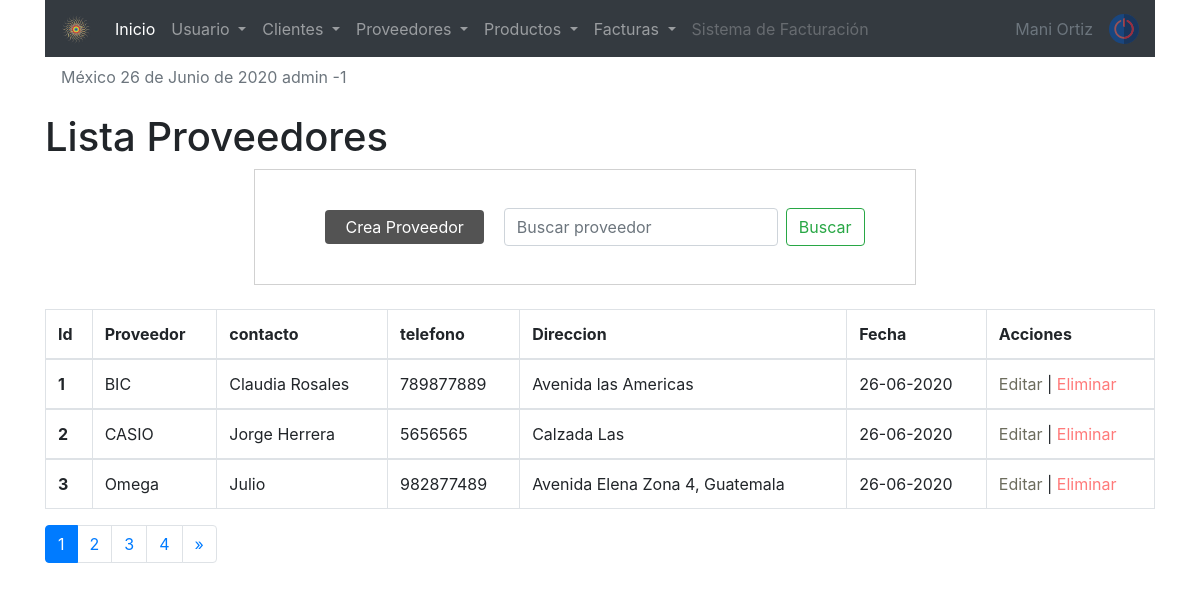
/sistema/lista_proveedor.php (signed in), run on the app's committed database.
### tables this page shows
CREATE TABLE `proveedor` (
  `codproveedor` int(11) NOT NULL,
  `proveedor` varchar(100) DEFAULT NULL,
  `contacto` varchar(100) DEFAULT NULL,
  `telefono` bigint(11) DEFAULT NULL,
  `direccion` text DEFAULT NULL,
  `date_add` datetime NOT NULL DEFAULT current_timestamp(),
  `idusuario` int(11) DEFAULT NULL,
  `estatus` int(11) NOT NULL DEFAULT 1
);

### sistema/lista_proveedor.php (the view, shortened to what this page needs)
<?php
include "../conexion.php"
?>
<!doctype html>
<html lang="en">
<link rel="stylesheet" href="css/style1.css">
  <head>
    <?php include "includes/scripts.php" ?>
  </head>
  <body>
  <?php include "includes/header.php" ?>
    <div class="container">
        <h1>Lista Proveedores </h1>
     <div class="container row">
     <form class="form-inline my-2 my-lg-0" action="buscar_proveedor.php" method="get">
     <a href="registro_proveedor.php" class="btn_new">Crea Proveedor</a>
      <input class="form-control mr-sm-2" type="search" placeholder="Buscar proveedor" aria-label="Search" name="busqueda" id="busqueda">
      <button class="btn btn-outline-success my-2 my-sm-0" type="submit" value="buscar">Buscar</button>
    </form>
    </div>
<br>
<div class="table-responsive">
            <table class="table table-bordered  table-responsive-xl">
            <thead>
                <tr>
                <th scope="col">Id</th>
                <th scope="col">Proveedor</th>
                <th scope="col">contacto</th>
                <th scope="col">telefono</th>
                <th scope="col">Direccion</th>
                <th scope="col">Fecha</th>
                <th scope="col">Acciones</th>
                </tr>
            </thead>
            <?php
            $sql_registe = mysqli_query($conection, "SELECT COUNT(*) as total_registro FROM proveedor WHERE estatus = 1 " );
            $result_register = mysqli_fetch_array($sql_registe);
			$total_registro = $result_register['total_registro'];
			$por_pagina = 3;
			if(empty($_GET['pagina']))
			{
				$pagina = 1;
			}else{
				$pagina = $_GET['pagina'];
			}
			$desde = ($pagina-1) * $por_pagina;
			$total_paginas = ceil($total_registro / $por_pagina);
            $query = mysqli_query($conection, "SELECT * FROM proveedor
                                                    WHERE estatus = 1 ORDER BY codproveedor ASC LIMIT $desde,$por_pagina " );
            $result = mysqli_num_rows($query);
            if($result > 0 ){
                while ($data = mysqli_fetch_array($query)){
                    $formato = 'Y-m-d H:i:s';
                    $fecha = DateTime::createFromFormat($formato, $data['date_add']);
            ?>
            <tbody>
                <tr>
                <th scope="row"><?php echo $data['codproveedor']; ?></th>
                <td><?php echo $data['proveedor']; ?></td>
                <td><?php echo $data['contacto']; ?></td>
                <td><?php echo $data['telefono']; ?></td>
                <td><?php echo $data['direccion']; ?></td>
                <td><?php echo $fecha->format('d-m-Y'); ?></td>
                <td>
                    <a href="editar_proveedor.php?id=<?php echo $data['codproveedor']; ?>" class="link_edit">Editar </a>
|
                    <a href="eliminar_confirmar_proveedor.php?id=<?php echo $data['codproveedor']; ?>" class="link_delete">Eliminar</a>
                </td>
                </tr>
            </tbody>
            <?php
        }
            }
            ?>
            </table>
            <nav aria-label="Page navigation example">
                <ul class="pagination">
                    <?php
                    for($i=1; $i <= $total_paginas ; $i++){
                        if($i == $pagina){
                            echo '<li class="page-item active"><a class="page-link" href="?pagina='.$i.'">'.$i.'</a></li>';
                        }else{
                            echo '<li class="page-item"><a class="page-link" href="?pagina='.$i.'">'.$i.'</a></li>';
                        }
                    }
                    if ($pagina != $total_paginas){
                    ?>
                    <li class="page-item">
                    <a class="page-link" href="?pagina=<?php echo $pagina + 1; ?>" aria-label="Next">
                        <span aria-hidden="true">&raquo;</span>
                    </a>
                    </li>
                <?php } ?>
                </ul>
            </nav>
    </div>
    </div>
   </body>
</html>

### sistema/css/style1.css (style rules this page uses)
form { margin: auto; padding: 20px 50px; border: 1px solid #d1d1d1; }
.btn_new { background: rgb(83, 83, 83); color: rgb(255, 255, 255); display: inline-block; padding: 5px 20px; border-radius: 4px; margin: 20px; }
.link_edit { color: rgb(109, 109, 94); }
.link_delete { color: rgb(255, 122, 122); }

### data on the page
proveedor: codproveedor "1", proveedor "BIC", contacto "Claudia Rosales", telefono "789877889", direccion "Avenida las Americas", date_add "26-06-2020"
proveedor: codproveedor "2", proveedor "CASIO", contacto "Jorge Herrera", telefono "5656565", direccion "Calzada Las", date_add "26-06-2020"
proveedor: codproveedor "3", proveedor "Omega", contacto "Julio", telefono "982877489", direccion "Avenida Elena Zona 4, Guatemala", date_add "26-06-2020"

### other printed values
fechaC() "26 de Junio de 2020"
$_SESSION['user'] "admin"
$_SESSION['rol'] "1"
